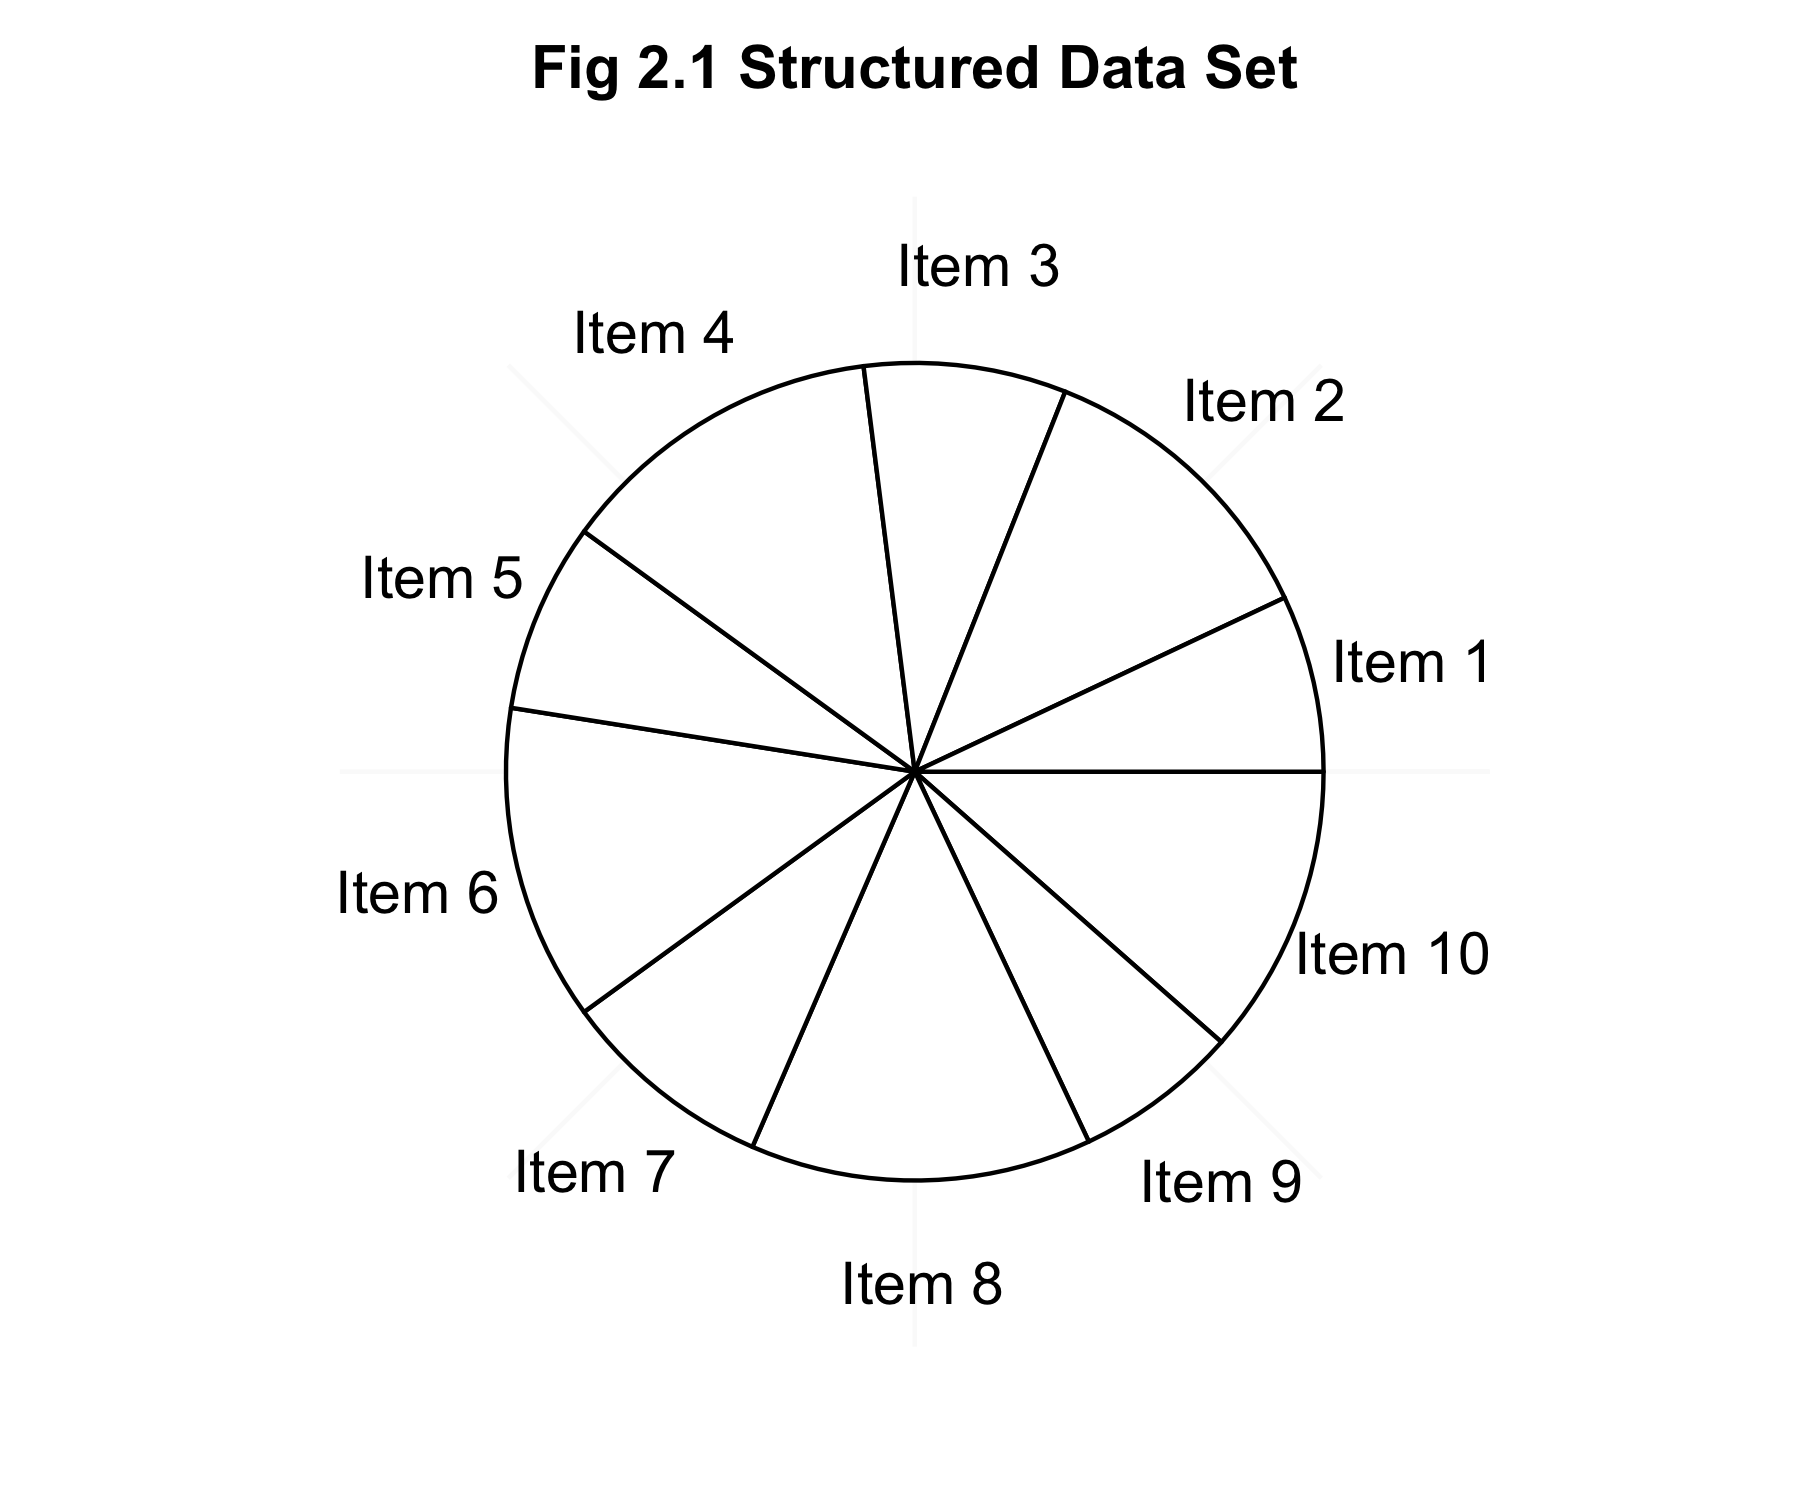

Write the R code that produced this figure.
library(ggplot2)

this_base <- "fig02-01_structured-data-set"

my_data <- data.frame(
  variable = paste("Item", 10:1),
  value = c(11.5, 6.5, 13.5, 8.5, 12.5, 7.5, 13.0, 8.0, 12.0, 7.0))

p <- ggplot(my_data, aes(x = factor(1), y = value)) +
  geom_bar(width = 1, colour = "black", fill = "white", stat = "identity") +
  geom_text(aes(x = 1.75, y = cumsum(value) - value/2, label = variable)) +
  coord_polar(theta = "y", start = pi/2) + 
  ggtitle("Fig 2.1 Structured Data Set") +
  theme_bw() +
  theme(panel.grid.major = element_blank(),
        panel.border = element_blank(),
        plot.title = element_text(size = rel(1.2), face = "bold", vjust = 1.5),
        axis.title = element_blank(),
        axis.text = element_blank(),
        axis.ticks = element_blank())

p

ggsave(paste0(this_base, ".png"),
       p, width = 6, height = 5)

